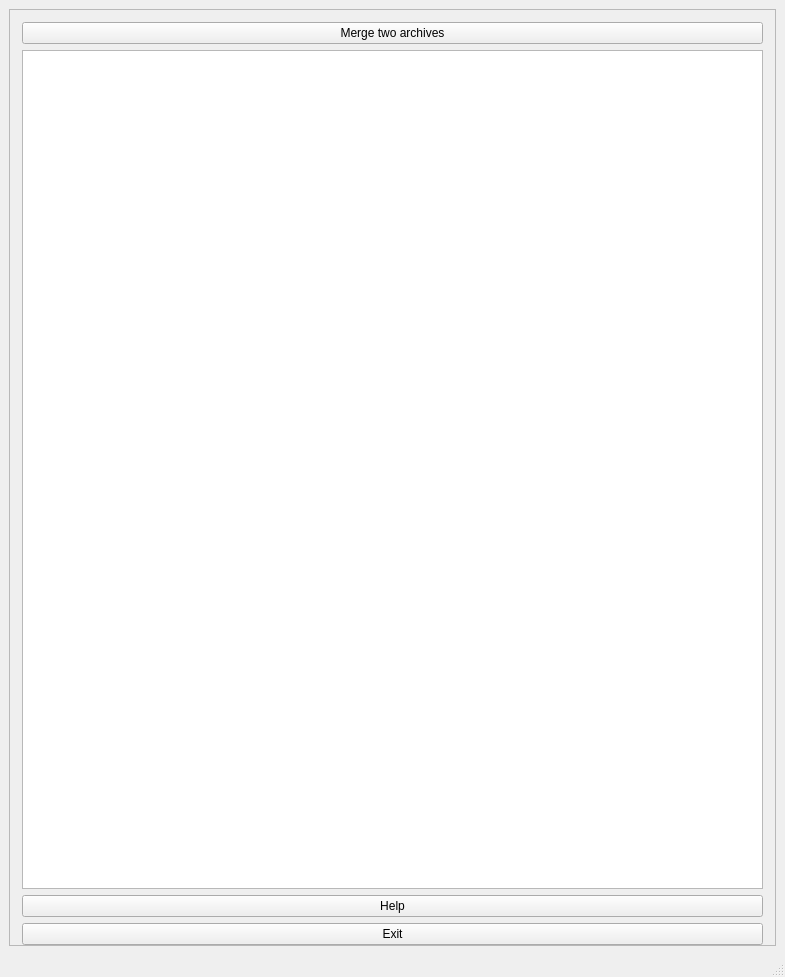
<?xml version="1.0" encoding="UTF-8"?>
<ui version="4.0">
 <class>MainWindow</class>
 <widget class="QMainWindow" name="MainWindow">
  <property name="geometry">
   <rect>
    <x>0</x>
    <y>0</y>
    <width>785</width>
    <height>977</height>
   </rect>
  </property>
  <property name="windowTitle">
   <string>Merge Archives 3.0</string>
  </property>
  <widget class="QWidget" name="centralwidget">
   <layout class="QVBoxLayout" name="verticalLayout">
    <item>
     <widget class="QFrame" name="frame">
      <property name="frameShape">
       <enum>QFrame::StyledPanel</enum>
      </property>
      <property name="frameShadow">
       <enum>QFrame::Raised</enum>
      </property>
      <layout class="QVBoxLayout" name="verticalLayout_2">
       <property name="leftMargin">
        <number>12</number>
       </property>
       <property name="topMargin">
        <number>12</number>
       </property>
       <property name="rightMargin">
        <number>12</number>
       </property>
       <property name="bottomMargin">
        <number>0</number>
       </property>
       <item>
        <widget class="QPushButton" name="pushButtonMerge">
         <property name="text">
          <string>Merge two archives</string>
         </property>
         <property name="autoDefault">
          <bool>true</bool>
         </property>
        </widget>
       </item>
       <item>
        <widget class="QTextEdit" name="textEdit"/>
       </item>
       <item>
        <widget class="QPushButton" name="pushButtonHelp">
         <property name="text">
          <string>Help</string>
         </property>
        </widget>
       </item>
       <item>
        <widget class="QPushButton" name="pushButtonExit">
         <property name="text">
          <string>Exit</string>
         </property>
        </widget>
       </item>
      </layout>
     </widget>
    </item>
   </layout>
  </widget>
  <widget class="QMenuBar" name="menubar">
   <property name="geometry">
    <rect>
     <x>0</x>
     <y>0</y>
     <width>785</width>
     <height>43</height>
    </rect>
   </property>
  </widget>
  <widget class="QStatusBar" name="statusbar"/>
 </widget>
 <resources/>
 <connections>
  <connection>
   <sender>pushButtonExit</sender>
   <signal>clicked()</signal>
   <receiver>MainWindow</receiver>
   <slot>close()</slot>
   <hints>
    <hint type="sourcelabel">
     <x>392</x>
     <y>868</y>
    </hint>
    <hint type="destinationlabel">
     <x>392</x>
     <y>488</y>
    </hint>
   </hints>
  </connection>
 </connections>
</ui>
